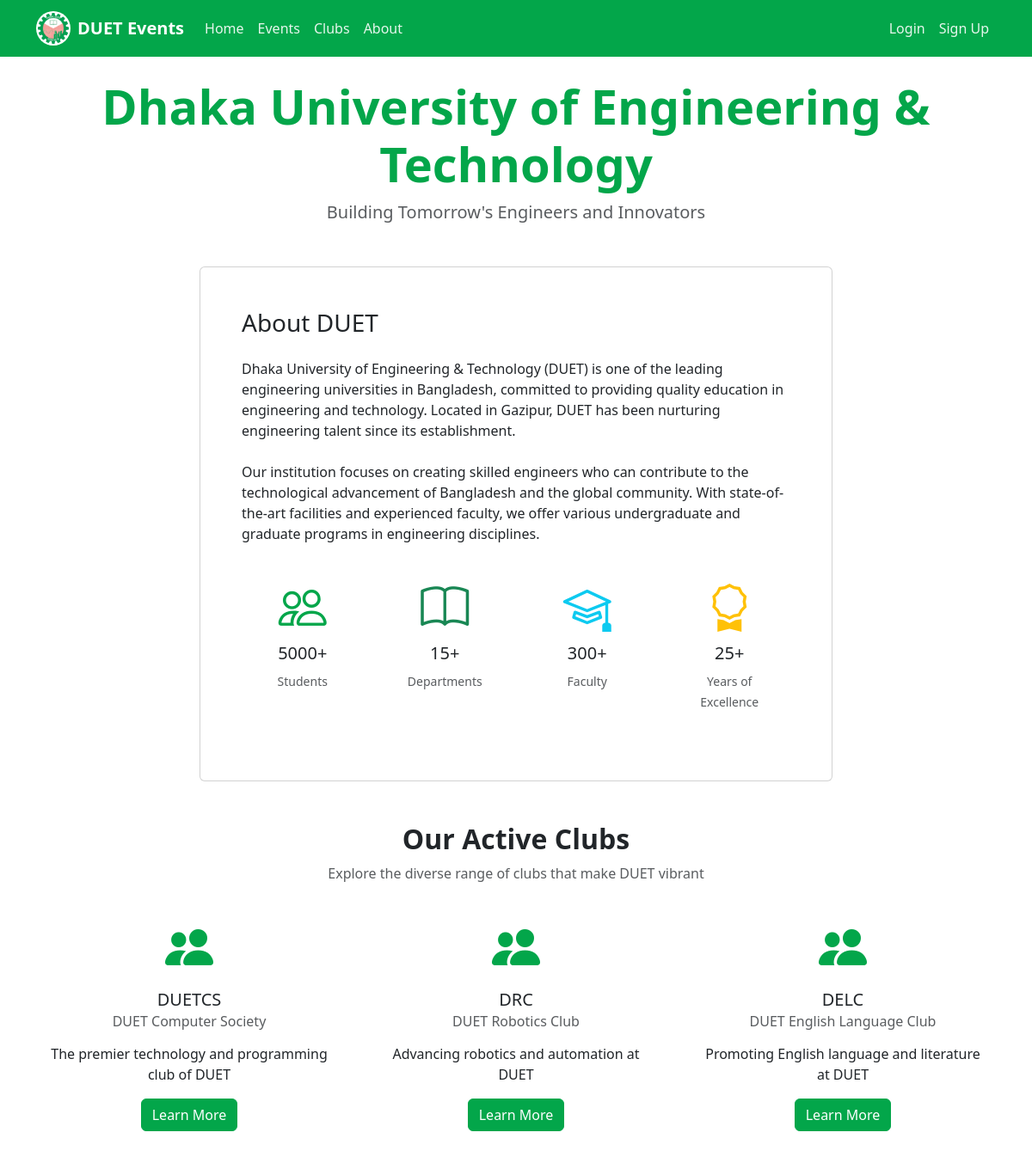
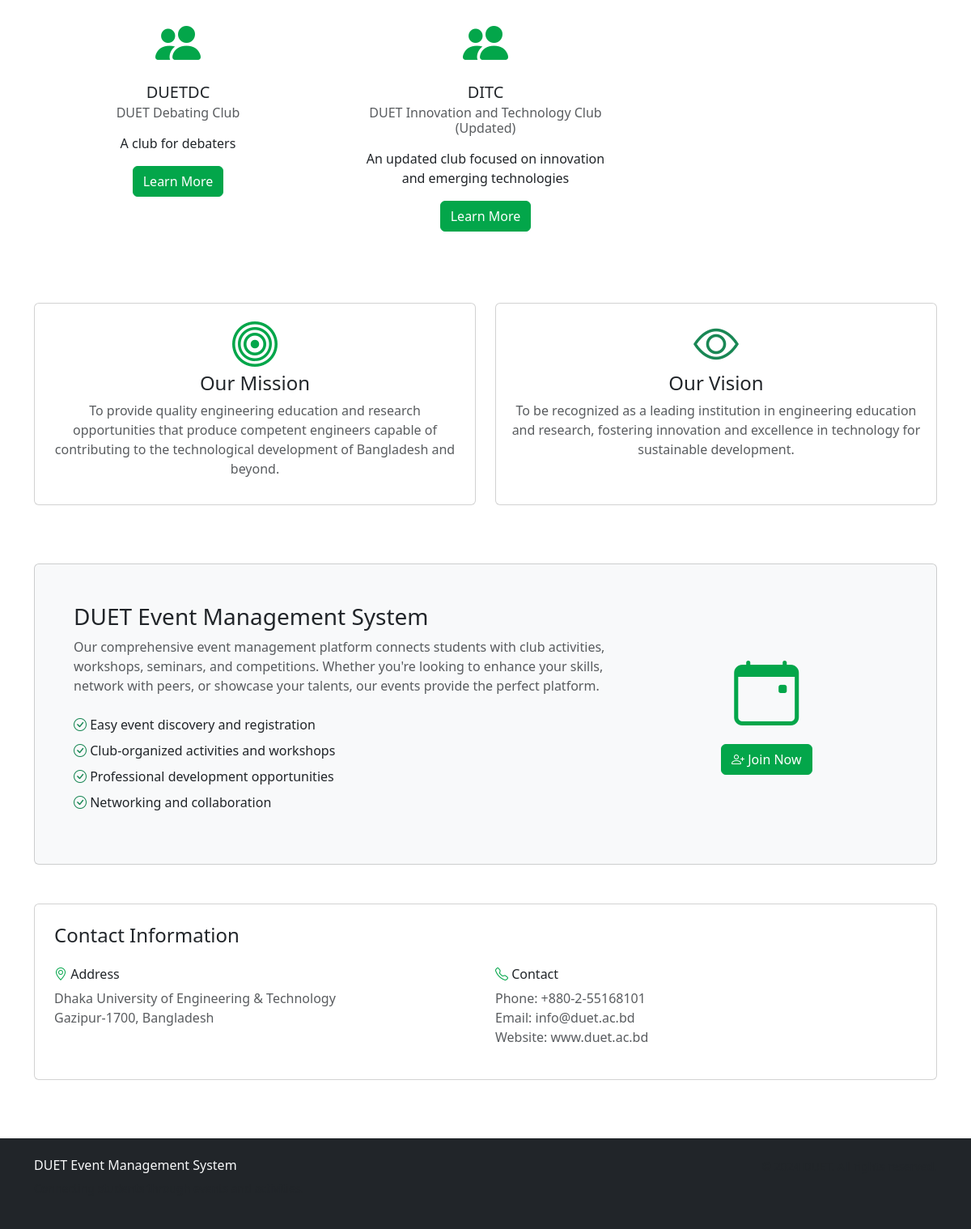
/about, run on the app's committed database (2 pictures, top to bottom).
### app/models.py (models this page shows, shortened)
class Club(db.Model):
    id = db.Column(db.Integer, primary_key=True)
    name = db.Column(db.String(200), nullable=False)
    acronym = db.Column(db.String(20), unique=True, nullable=False)
    description = db.Column(db.Text)
    logo_url = db.Column(db.String(255))
    created_at = db.Column(db.DateTime, default=datetime.utcnow)
    is_active = db.Column(db.Boolean, default=True)
    events = db.relationship('Event', backref='club', lazy='dynamic')

### app/routes/main.py (the view)
@bp.route('/about')
def about():
    clubs = Club.query.filter_by(is_active=True).all()
    return render_template('about.html', clubs=clubs)

### app/templates/about.html (shortened to what this page needs)
{% extends "base.html" %}
{% block content %}
<div class="container py-4">
    <div class="text-center mb-5">
        <h1 class="display-4 fw-bold text-primary">Dhaka University of Engineering & Technology</h1>
        <p class="lead text-muted">Building Tomorrow's Engineers and Innovators</p>
    </div>
    <div class="row mb-5">
        <div class="col-lg-8 mx-auto">
            <div class="card">
                <div class="card-body p-5">
                    <h2 class="h3 mb-4">About DUET</h2>
                    <p class="mb-4">
                        Dhaka University of Engineering & Technology (DUET) is one of the leading engineering universities in Bangladesh,
                        committed to providing quality education in engineering and technology. Located in Gazipur, DUET has been
                        nurturing engineering talent since its establishment.
                    </p>
                    <p class="mb-4">
                        Our institution focuses on creating skilled engineers who can contribute to the technological advancement
                        of Bangladesh and the global community. With state-of-the-art facilities and experienced faculty,
                        we offer various undergraduate and graduate programs in engineering disciplines.
                    </p>
                    <div class="row text-center">
                        <div class="col-md-3 mb-3">
                            <div class="p-3">
                                <i class="bi bi-people display-4 text-primary"></i>
                                <h5 class="mt-2">5000+</h5>
                                <small class="text-muted">Students</small>
                            </div>
                        </div>
                        <div class="col-md-3 mb-3">
                            <div class="p-3">
                                <i class="bi bi-book display-4 text-success"></i>
                                <h5 class="mt-2">15+</h5>
                                <small class="text-muted">Departments</small>
                            </div>
                        </div>
                        <div class="col-md-3 mb-3">
                            <div class="p-3">
                                <i class="bi bi-mortarboard display-4 text-info"></i>
                                <h5 class="mt-2">300+</h5>
                                <small class="text-muted">Faculty</small>
                            </div>
                        </div>
                        <div class="col-md-3 mb-3">
                            <div class="p-3">
                                <i class="bi bi-award display-4 text-warning"></i>
                                <h5 class="mt-2">25+</h5>
                                <small class="text-muted">Years of Excellence</small>
                            </div>
                        </div>
                    </div>
                </div>
            </div>
        </div>
    </div>
    <div class="mb-5">
        <div class="text-center mb-4">
            <h2 class="fw-bold">Our Active Clubs</h2>
            <p class="text-muted">Explore the diverse range of clubs that make DUET vibrant</p>
        </div>
        <div class="row">
            {% for club in clubs %}
                <div class="col-lg-4 col-md-6 mb-4">
                    <div class="card h-100 club-card">
                        <div class="card-body text-center">
                            <div class="mb-3">
                                <i class="bi bi-people-fill display-4 text-primary"></i>
                            </div>
                            <h5 class="card-title">{{ club.acronym }}</h5>
                            <h6 class="card-subtitle mb-3 text-muted">{{ club.name }}</h6>
                            <p class="card-text">
                                {{ club.description or 'Building skills and fostering innovation among DUET students.' }}
                            </p>
                            <a href="{{ url_for('clubs.detail', club_id=club.id) }}" class="btn btn-primary">
                                Learn More
                            </a>
                        </div>
                    </div>
                </div>
            {% endfor %}
        </div>
    </div>
    <div class="row mb-5">
        <div class="col-md-6 mb-4">
            <div class="card h-100">
                <div class="card-body text-center">
                    <i class="bi bi-bullseye display-4 text-primary mb-3"></i>
                    <h4>Our Mission</h4>
                    <p class="text-muted">
                        To provide quality engineering education and research opportunities that produce competent
                        engineers capable of contributing to the technological development of Bangladesh and beyond.
                    </p>
                </div>
            </div>
        </div>
        <div class="col-md-6 mb-4">
            <div class="card h-100">
                <div class="card-body text-center">
                    <i class="bi bi-eye display-4 text-success mb-3"></i>
                    <h4>Our Vision</h4>
                    <p class="text-muted">
                        To be recognized as a leading institution in engineering education and research,
                        fostering innovation and excellence in technology for sustainable development.
                    </p>
                </div>
            </div>
        </div>
    </div>
    <div class="card bg-light">
        <div class="card-body p-5">
            <div class="row align-items-center">
                <div class="col-md-8">
                    <h3>DUET Event Management System</h3>
                    <p class="text-muted mb-4">
                        Our comprehensive event management platform connects students with club activities,
                        workshops, seminars, and competitions. Whether you're looking to enhance your skills,
                        network with peers, or showcase your talents, our events provide the perfect platform.
                    </p>
                    <ul class="list-unstyled">
                        <li class="mb-2"><i class="bi bi-check-circle text-success"></i> Easy event discovery and registration</li>
                        <li class="mb-2"><i class="bi bi-check-circle text-success"></i> Club-organized activities and workshops</li>
                        <li class="mb-2"><i class="bi bi-check-circle text-success"></i> Professional development opportunities</li>
                        <li class="mb-2"><i class="bi bi-check-circle text-success"></i> Networking and collaboration</li>
                    </ul>
                </div>
                <div class="col-md-4 text-center">
                    <i class="bi bi-calendar-event display-1 text-primary"></i>
                    {% if not current_user.is_authenticated %}
                        <div class="mt-3">
                            <a href="{{ url_for('auth.signup') }}" class="btn btn-primary">
                                <i class="bi bi-person-plus"></i> Join Now
                            </a>
                        </div>
                    {% else %}
                        <div class="mt-3">
                            <a href="{{ url_for('main.events') }}" class="btn btn-primary">
                                <i class="bi bi-calendar-event"></i> Browse Events
                            </a>
                        </div>
                    {% endif %}
                </div>
            </div>
        </div>
    </div>
    <div class="mt-5">
        <div class="card">
            <div class="card-body p-4">
                <h4 class="mb-4">Contact Information</h4>
                <div class="row">
                    <div class="col-md-6">
                        <h6><i class="bi bi-geo-alt text-primary"></i> Address</h6>
                        <p class="text-muted">
                            Dhaka University of Engineering & Technology<br>
                            Gazipur-1700, Bangladesh
                        </p>
                    </div>
                    <div class="col-md-6">
                        <h6><i class="bi bi-telephone text-primary"></i> Contact</h6>
                        <p class="text-muted">
                            Phone: +880-2-55168101<br>
                            Email: info@duet.ac.bd<br>
                            Website: www.duet.ac.bd
                        </p>
                    </div>
                </div>
            </div>
        </div>
    </div>
</div>
{% endblock %}

### app/static/style.css (style rules this page uses)
.club-card { border: none; border-radius: 15px; transition: all 0.3s; }

### app/templates/base.html (style rules this page uses)
:root { --primary-color: #03A64A; --primary-dark: #028A3E; --primary-light: #4BC473; --success-color: #03A64A; }
.btn-primary { background-color: var(--primary-color); border-color: var(--primary-color); }
.text-primary { color: var(--primary-color) !important; }

### data on the page
Club: acronym "DUETCS", name "DUET Computer Society", description "The premier technology and programming club of DUET"
Club: acronym "DRC", name "DUET Robotics Club", description "Advancing robotics and automation at DUET"
Club: acronym "DELC", name "DUET English Language Club", description "Promoting English language and literature at DUET"
Club: acronym "DUETDC", name "DUET Debating Club", description "A club for debaters"
Club: acronym "DITC", name "DUET Innovation and Technology Club (Updated)", description "An updated club focused on innovation and emerging technologies"
